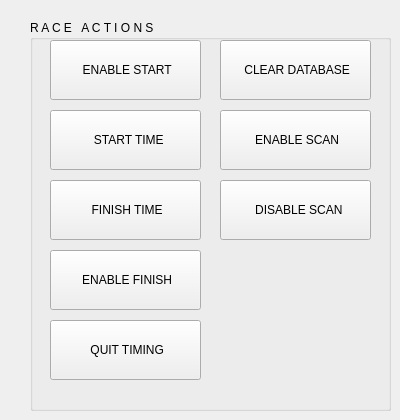
      <widget class="QWidget" name="tabActions">
       <attribute name="title">
        <string>Actions</string>
       </attribute>
       <widget class="QGroupBox" name="groupTerminal_7">
        <property name="geometry">
         <rect>
          <x>30</x>
          <y>20</y>
          <width>361</width>
          <height>391</height>
         </rect>
        </property>
        <property name="autoFillBackground">
         <bool>false</bool>
        </property>
        <property name="title">
         <string>R A C E   A C T I O N S</string>
        </property>
        <widget class="QPushButton" name="pushQuitTiming">
         <property name="geometry">
          <rect>
           <x>20</x>
           <y>300</y>
           <width>151</width>
           <height>60</height>
          </rect>
         </property>
         <property name="text">
          <string> QUIT TIMING</string>
         </property>
         <property name="icon">
          <iconset>
           <normaloff>gui/icons/actions_quit_timing.png</normaloff>gui/icons/actions_quit_timing.png</iconset>
         </property>
         <property name="iconSize">
          <size>
           <width>48</width>
           <height>48</height>
          </size>
         </property>
         <property name="shortcut">
          <string>Alt+Q</string>
         </property>
        </widget>
        <widget class="QPushButton" name="pushGenerateStarttime">
         <property name="geometry">
          <rect>
           <x>20</x>
           <y>90</y>
           <width>151</width>
           <height>60</height>
          </rect>
         </property>
         <property name="layoutDirection">
          <enum>Qt::LeftToRight</enum>
         </property>
         <property name="text">
          <string>  START TIME</string>
         </property>
         <property name="icon">
          <iconset>
           <normaloff>gui/icons/actions_generate_starttime.png</normaloff>gui/icons/actions_generate_starttime.png</iconset>
         </property>
         <property name="iconSize">
          <size>
           <width>48</width>
           <height>48</height>
          </size>
         </property>
         <property name="shortcut">
          <string>Alt+S</string>
         </property>
         <property name="flat">
          <bool>false</bool>
         </property>
        </widget>
        <widget class="QPushButton" name="pushGenerateStoptime">
         <property name="geometry">
          <rect>
           <x>20</x>
           <y>160</y>
           <width>151</width>
           <height>60</height>
          </rect>
         </property>
         <property name="text">
          <string> FINISH TIME</string>
         </property>
         <property name="icon">
          <iconset>
           <normaloff>gui/icons/actions_generate_finishtime.png</normaloff>gui/icons/actions_generate_finishtime.png</iconset>
         </property>
         <property name="iconSize">
          <size>
           <width>48</width>
           <height>48</height>
          </size>
         </property>
         <property name="shortcut">
          <string>Alt+F</string>
         </property>
        </widget>
        <widget class="QPushButton" name="pushEnableStartcell">
         <property name="geometry">
          <rect>
           <x>20</x>
           <y>20</y>
           <width>151</width>
           <height>60</height>
          </rect>
         </property>
         <property name="text">
          <string> ENABLE START</string>
         </property>
         <property name="icon">
          <iconset>
           <normaloff>gui/icons/actions_enable_start.png</normaloff>gui/icons/actions_enable_start.png</iconset>
         </property>
         <property name="iconSize">
          <size>
           <width>48</width>
           <height>48</height>
          </size>
         </property>
         <property name="shortcut">
          <string>Alt+E</string>
         </property>
        </widget>
        <widget class="QPushButton" name="pushEnableFinishcell">
         <property name="geometry">
          <rect>
           <x>20</x>
           <y>230</y>
           <width>151</width>
           <height>60</height>
          </rect>
         </property>
         <property name="text">
          <string> ENABLE FINISH</string>
         </property>
         <property name="icon">
          <iconset>
           <normaloff>gui/icons/actions_enable_finish.png</normaloff>gui/icons/actions_enable_finish.png</iconset>
         </property>
         <property name="iconSize">
          <size>
           <width>48</width>
           <height>48</height>
          </size>
         </property>
         <property name="shortcut">
          <string>Alt+X</string>
         </property>
        </widget>
        <widget class="QPushButton" name="pushClearDatabase">
         <property name="geometry">
          <rect>
           <x>190</x>
           <y>20</y>
           <width>151</width>
           <height>60</height>
          </rect>
         </property>
         <property name="text">
          <string> CLEAR DATABASE</string>
         </property>
         <property name="icon">
          <iconset>
           <normaloff>gui/icons/actions_erase_database.png</normaloff>gui/icons/actions_erase_database.png</iconset>
         </property>
         <property name="iconSize">
          <size>
           <width>48</width>
           <height>48</height>
          </size>
         </property>
         <property name="shortcut">
          <string>Alt+Q</string>
         </property>
        </widget>
        <widget class="QPushButton" name="pushEnableScanTags">
         <property name="geometry">
          <rect>
           <x>190</x>
           <y>90</y>
           <width>151</width>
           <height>60</height>
          </rect>
         </property>
         <property name="text">
          <string> ENABLE SCAN</string>
         </property>
         <property name="icon">
          <iconset>
           <normaloff>gui/icons/actions_enable_scan_tags.png</normaloff>gui/icons/actions_enable_scan_tags.png</iconset>
         </property>
         <property name="iconSize">
          <size>
           <width>48</width>
           <height>48</height>
          </size>
         </property>
         <property name="shortcut">
          <string>Alt+Q</string>
         </property>
        </widget>
        <widget class="QPushButton" name="pushDisableScanTags">
         <property name="geometry">
          <rect>
           <x>190</x>
           <y>160</y>
           <width>151</width>
           <height>60</height>
          </rect>
         </property>
         <property name="text">
          <string>  DISABLE SCAN</string>
         </property>
         <property name="icon">
          <iconset>
           <normaloff>gui/icons/actions_disable_scan_tags.png</normaloff>gui/icons/actions_disable_scan_tags.png</iconset>
         </property>
         <property name="iconSize">
          <size>
           <width>48</width>
           <height>48</height>
          </size>
         </property>
         <property name="shortcut">
          <string>Alt+Q</string>
         </property>
        </widget>
       </widget>
      </widget>
